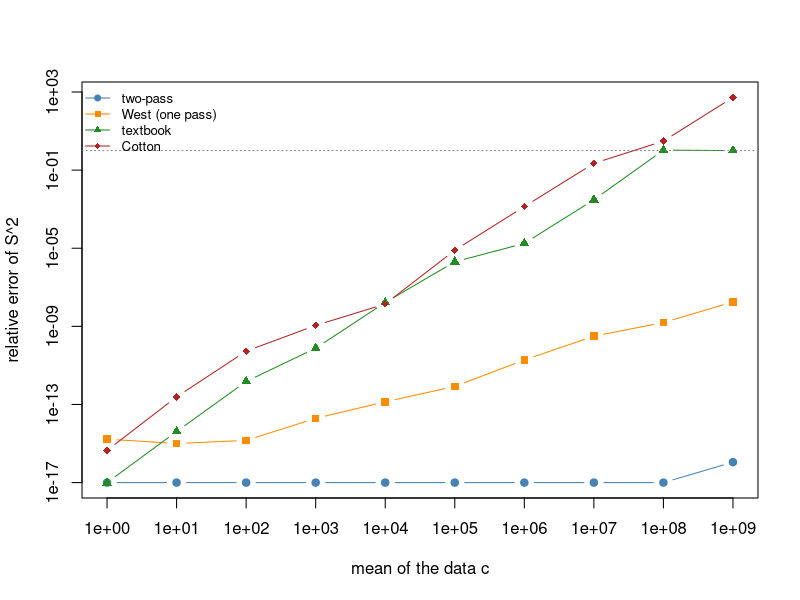

Here is the R script that generated this plot:
# Relative error of four sample-variance algorithms when the data have a large mean.
set.seed(0)
z <- rnorm(1000)

two_pass <- function(x) sum((x - mean(x))^2) / (length(x) - 1)
textbook <- function(x) (sum(x^2) - sum(x)^2 / length(x)) / (length(x) - 1)
west <- function(x) {
  m <- x[1]; t <- 0
  for (k in 2:length(x)) {
    d <- x[k] - m
    m <- m + d / k
    t <- t + (k - 1) * d * d / k
  }
  t / (length(x) - 1)
}
cotton <- function(x) {
  m <- x[1]; t <- 0
  for (k in 2:length(x)) {
    m_old <- m
    m <- m + (x[k] - m) / k
    t <- t + x[k]^2 + (k - 1) * m_old^2 - k * m^2
  }
  t / (length(x) - 1)
}

shifts <- 10^(0:9)
err <- sapply(shifts, function(c) {
  x <- z + c
  ref <- two_pass(x - c)   # reference: the shifted data are recovered almost exactly
  sapply(list(two_pass, west, textbook, cotton), function(f) max(abs(f(x) - ref) / ref, 1e-17))
})
matplot(shifts, t(err), log = "xy", type = "b", pch = c(19, 15, 17, 18), lty = 1,
        col = c("steelblue", "darkorange", "forestgreen", "firebrick"),
        xlab = "mean of the data c", ylab = "relative error of S^2")
abline(h = 1, lty = 3, col = "grey50")
legend("topleft", bty = "n", cex = 0.8, legend = c("two-pass", "West (one pass)", "textbook", "Cotton"),
       col = c("steelblue", "darkorange", "forestgreen", "firebrick"), pch = c(19, 15, 17, 18), lty = 1)
